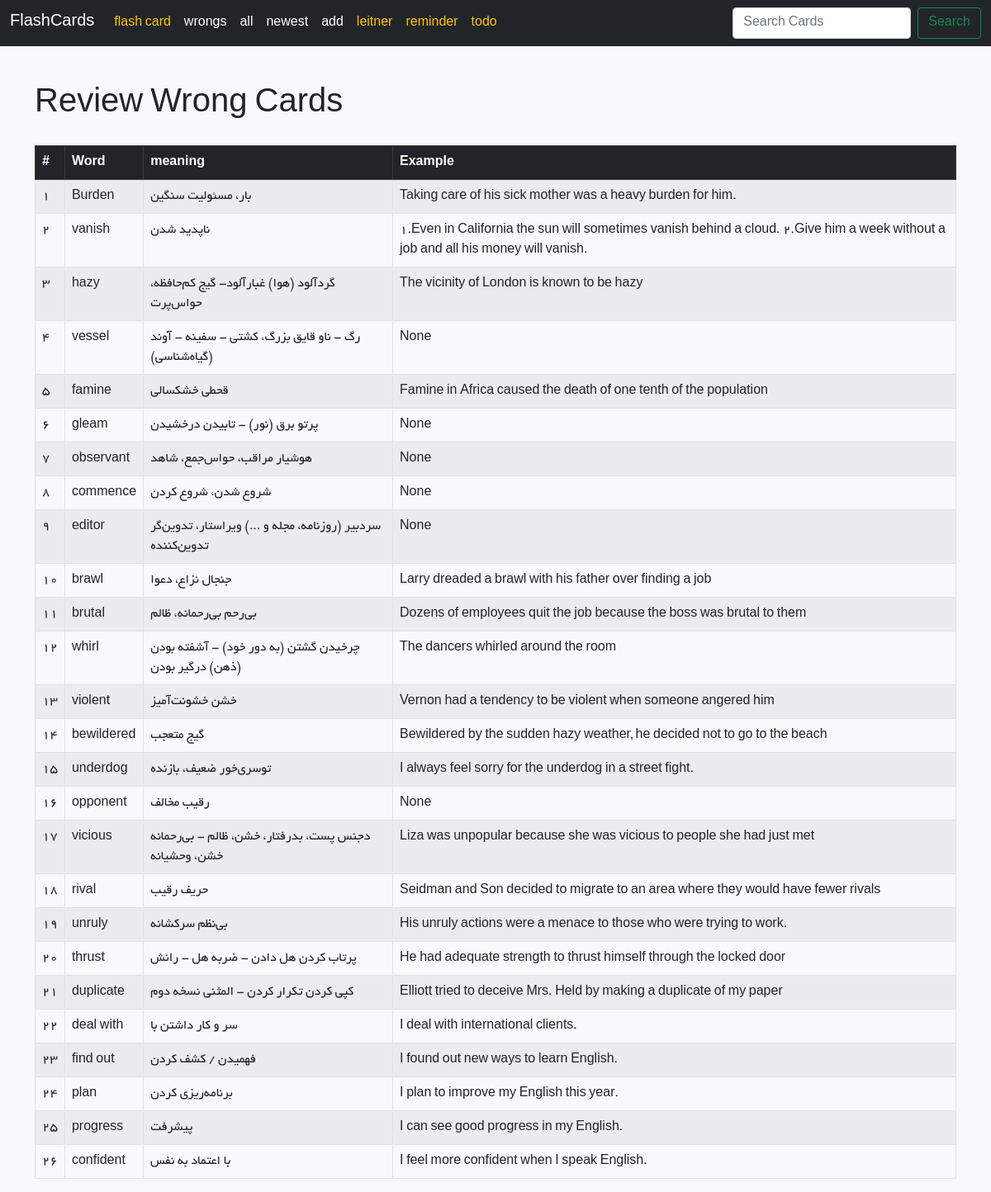
Page /flashcard/cardswrong/ on the earlier database version.
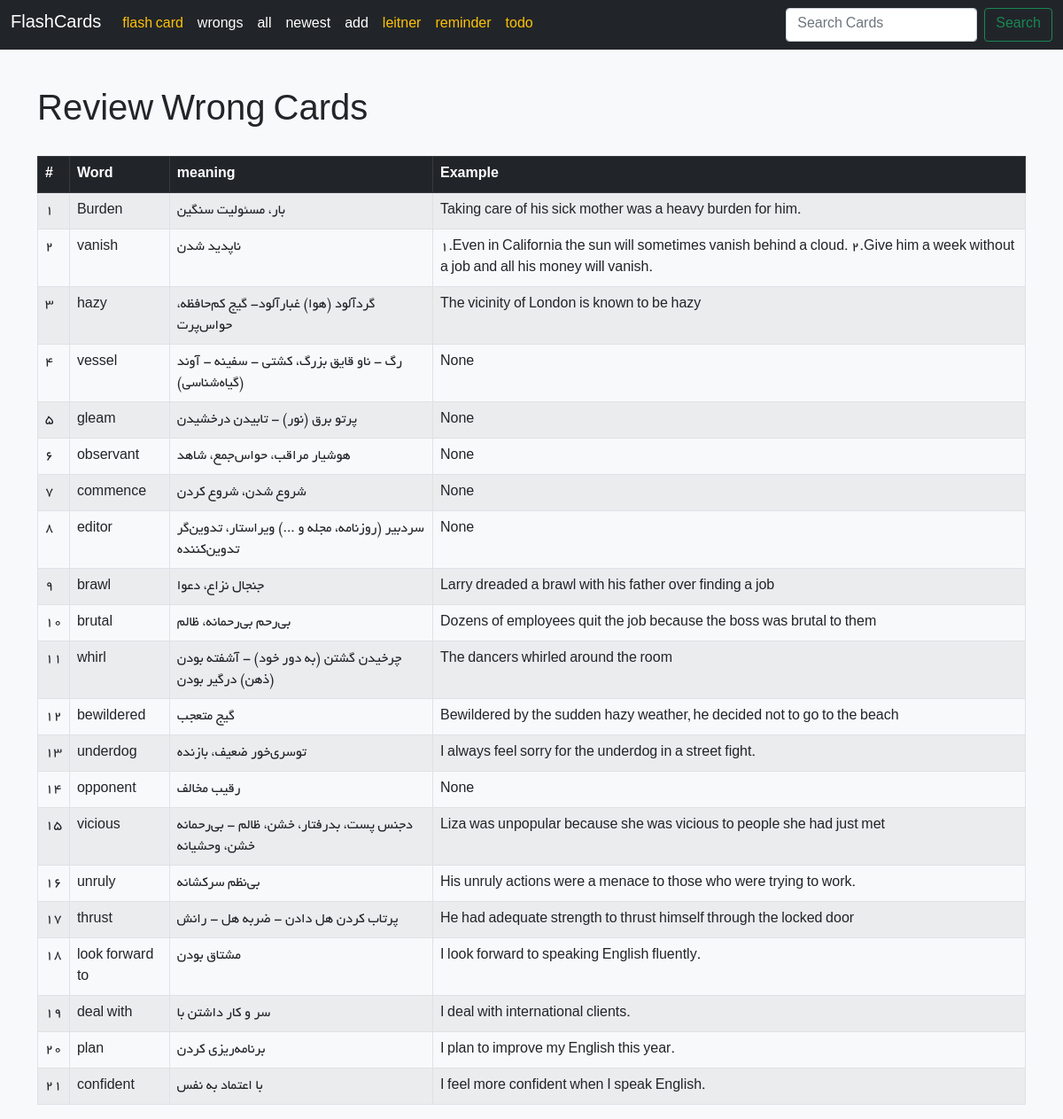
Same page on the later database version.
### home/models.py (models this page shows, shortened)
class FlashCard(models.Model):
    word = models.CharField(max_length=512)
    meaning = models.CharField(max_length=512)
    example = models.CharField(max_length=1024, null=True, blank=True)
    rate = models.SmallIntegerField(default=0)
    last_reply = models.BooleanField(default=False)
    created_at = models.DateTimeField(auto_now_add=True)
    next_review_date = models.DateField()

### home/views.py (the view)
# urls.py: path("cardswrong/" ,CardsWrongView.as_view(),name="cardswrong"),
class CardsWrongView(View):
    def get(self, request):
        title = "wrong Cards"
        cards = FlashCard.objects.filter(last_reply=False)
        return render(
            request, "home/cards_wrong.html", {"cards": cards, "title": title}
        )

### home/templates/home/cards_wrong.html
{% extends 'base.html' %}
{% block content %}
  <h1 class="mb-4">Review Wrong Cards</h1>
  {% if cards %}
    <table class="table table-bordered table-striped">
      <thead class="table-dark">
        <tr>
          <th>#</th>
          <th>Word</th>
          <th>meaning</th>
          <th>Example</th>
        </tr>
      </thead>
      <tbody>
        {% for card in cards %}
          <tr>
            <td>{{ forloop.counter }}</td>
            <td>{{ card.word }}</td>
            <td>{{ card.meaning }}</td>
            <td>{{ card.example }}</td>
          </tr>
        {% endfor %}
      </tbody>
    </table>
  {% else %}
    <div class="alert alert-warning" role="alert">No cards available.</div>
  {% endif %}
{% endblock %}

Differences in the rows shown:
no longer on this page (row edited): FlashCard: word "famine", meaning "قحطی خشکسالی", example "Famine in Africa caused the death of one tenth of the population"
no longer on this page (row edited): FlashCard: word "violent", meaning "خشن خشونت‌آمیز", example "Vernon had a tendency to be violent when someone angered him"
no longer on this page (row edited): FlashCard: word "rival", meaning "حریف رقیب", example "Seidman and Son decided to migrate to an area where they would have fewer rivals"
no longer on this page (row edited): FlashCard: word "duplicate", meaning "کپی کردن تکرار کردن - المثنی نسخه دوم", example "Elliott tried to deceive Mrs. Held by making a duplicate of my paper"
no longer on this page (row edited): FlashCard: word "find out", meaning "فهمیدن / کشف کردن", example "I found out new ways to learn English."
no longer on this page (row edited): FlashCard: word "progress", meaning "پیشرفت", example "I can see good progress in my English."
now on this page (row edited): FlashCard: word "look forward to", meaning "مشتاق بودن", example "I look forward to speaking English fluently."
